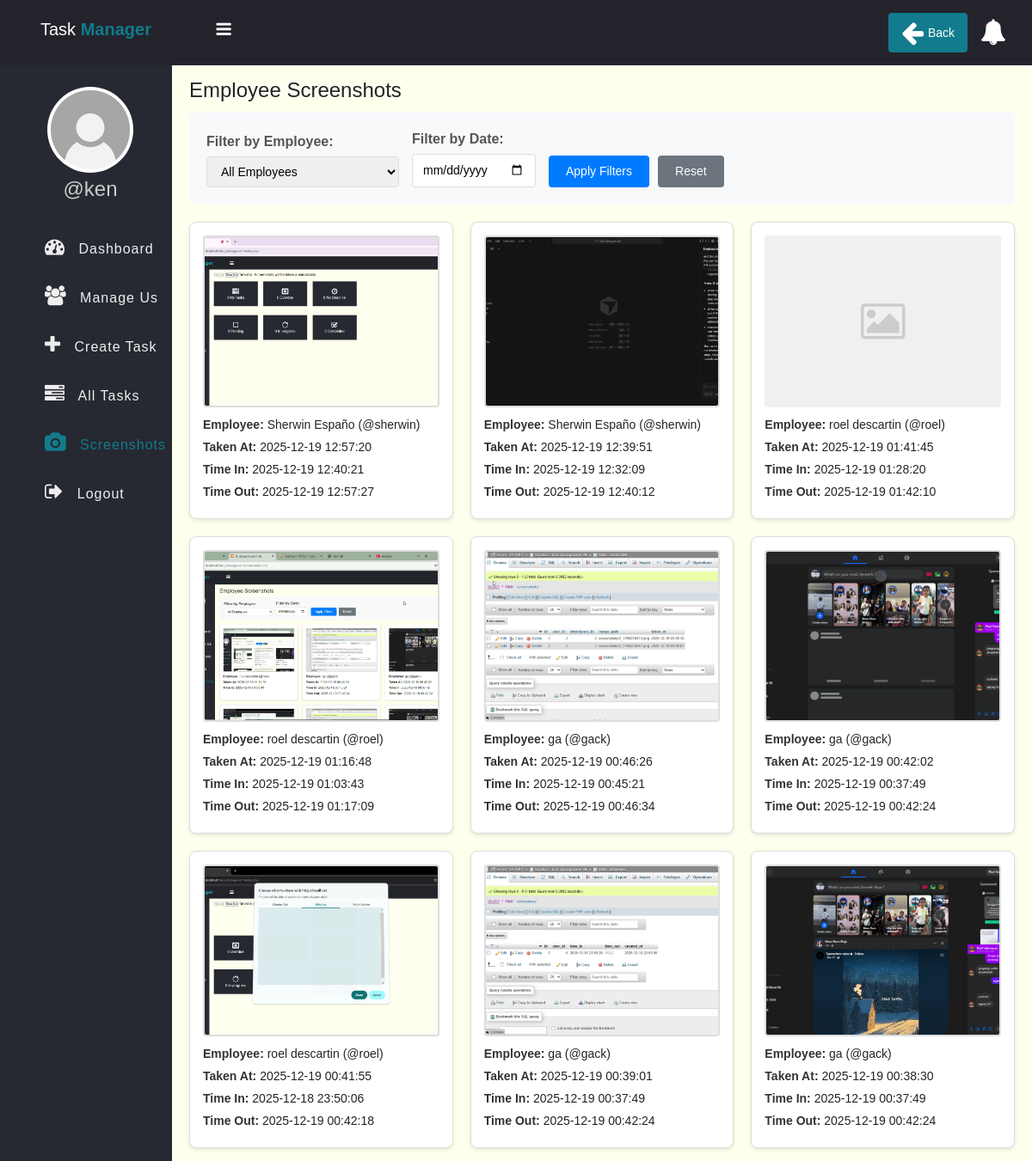
The app's page /screenshots.php (signed in) with its own data.
### tables this page shows
CREATE TABLE `screenshots` (
  `id` int(11) NOT NULL,
  `user_id` int(11) NOT NULL,
  `attendance_id` int(11) DEFAULT NULL,
  `image_path` varchar(255) NOT NULL,
  `taken_at` datetime NOT NULL
);

CREATE TABLE `users` (
  `id` int(11) NOT NULL,
  `full_name` varchar(50) NOT NULL,
  `username` varchar(50) NOT NULL,
  `password` varchar(255) NOT NULL,
  `role` enum('admin','employee') NOT NULL,
  `created_at` timestamp NOT NULL DEFAULT current_timestamp()
);

CREATE TABLE `attendance` (
  `id` int(11) NOT NULL,
  `user_id` int(11) NOT NULL,
  `time_in` datetime NOT NULL,
  `time_out` datetime DEFAULT NULL,
  `created_at` timestamp NOT NULL DEFAULT current_timestamp()
);

### screenshots.php (the view, shortened to what this page needs)
<?php
if (isset($_SESSION['role']) && isset($_SESSION['id']) && $_SESSION['role'] == "admin") {
    include "app/Model/User.php";
    $filter_user_id = isset($_GET['user_id']) ? intval($_GET['user_id']) : null;
    $filter_date = isset($_GET['date']) ? $_GET['date'] : null;
    $sql = "SELECT s.*, u.full_name, u.username, a.time_in, a.time_out
            FROM screenshots s
            INNER JOIN users u ON s.user_id = u.id
            LEFT JOIN attendance a ON s.attendance_id = a.id
            WHERE 1=1";
    $params = [];
    $sql .= " ORDER BY s.taken_at DESC";
    $stmt = $conn->prepare($sql);
    if (!empty($params)) {
        $stmt->execute($params);
    } else {
        $stmt->execute();
    }
    $screenshots = $stmt->fetchAll(PDO::FETCH_ASSOC);
?>
<!DOCTYPE html>
<html>
<head>
    <link rel="stylesheet" href="https://stackpath.bootstrapcdn.com/font-awesome/4.7.0/css/font-awesome.min.css">
    <link href="https://cdn.jsdelivr.net/npm/bootstrap@5.3.3/dist/css/bootstrap.min.css" rel="stylesheet">
    <link rel="stylesheet" href="css/style.css">
</head>
<body>
    <?php include "inc/header.php" ?>
    <div class="body">
        <?php include "inc/nav.php" ?>
        <section class="section-1">
            <h4 class="title">Employee Screenshots</h4>
            <div class="filter-section">
                <form method="GET" action="screenshots.php">
                    <div class="filter-group">
                        <label>Filter by Employee:</label>
                        <select name="user_id">
                            <option value="">All Employees</option>
                        </select>
                    </div>
                    <div class="filter-group">
                        <label>Filter by Date:</label>
                        <input type="date" name="date" value="<?=$filter_date?>">
                    </div>
                    <div class="filter-btn-group">
                        <button type="submit" class="btn-filter">Apply Filters</button>
                        <a href="screenshots.php" class="btn-reset" style="text-decoration: none; display: inline-block;">Reset</a>
                    </div>
                </form>
            </div>
            <div id="screenshotsContainer"
                 data-user-id="<?=htmlspecialchars($filter_user_id ?? '')?>"
                 data-date="<?=htmlspecialchars($filter_date ?? '')?>">
                <?php if (!empty($screenshots)) { ?>
                    <div class="screenshots-container" id="screenshotsGrid">
                        <?php foreach ($screenshots as $screenshot) {
                            $imagePath = $screenshot['image_path'];
                            $fileExists = file_exists($imagePath);
                            $imageUrl = null;
                            if ($fileExists && file_exists($imagePath)) {
                                $mtime = @filemtime($imagePath);
                                $imageUrl = $imagePath . '?t=' . ($mtime ? $mtime : time());
                            }
                        ?>
                            <div class="screenshot-card" data-screenshot-id="<?=$screenshot['id']?>" <?=($screenshot['attendance_id'] ? 'data-attendance-id="' . $screenshot['attendance_id'] . '"' : '')?>>
                                <?php if ($fileExists) { ?>
                                    <img src="<?=$imageUrl?>" alt="Screenshot" class="screenshot-thumbnail"
                                         onclick="showFullImage('<?=$imagePath?>', '<?=htmlspecialchars($screenshot['full_name'])?>', '<?=$screenshot['taken_at']?>')">
                                <?php } else { ?>
                                    <div style="width: 100%; height: 200px; background: #f0f0f0; display: flex; align-items: center; justify-content: center; border-radius: 4px;">
                                        <i class="fa fa-image" style="font-size: 48px; color: #ccc;"></i>
                                    </div>
                                <?php } ?>
                                <div class="screenshot-info">
                                    <p><strong>Employee:</strong> <?=$screenshot['full_name']?> (@<?=$screenshot['username']?>)</p>
                                    <p><strong>Taken At:</strong> <?=date('Y-m-d H:i:s', strtotime($screenshot['taken_at']))?></p>
                                    <?php if ($screenshot['time_in']) { ?>
                                        <p><strong>Time In:</strong> <?=date('Y-m-d H:i:s', strtotime($screenshot['time_in']))?></p>
                                    <?php } ?>
                                    <?php if ($screenshot['time_out']) { ?>
                                        <p><strong>Time Out:</strong> <?=date('Y-m-d H:i:s', strtotime($screenshot['time_out']))?></p>
                                    <?php } ?>
                                </div>
                            </div>
                        <?php } ?>
                    </div>
                <?php } ?>
            </div>
        </section>
    </div>
    <?php include 'inc/modals.php'; ?>
</body>
</html>
<?php
} else {
    $em = "First login";
    header("Location: login.php?error=$em");
    exit();
}
?>

### inc/header.php (shortened to what this page needs)
<header class="header">
	<h2 class="u-name">Task <b>Manager</b>
		<label for="checkbox">
			<i id="navbtn" class="fa fa-bars" aria-hidden="true"></i>
		</label>
	</h2>
	<div class="header-actions">
		<button class="back-btn" id="backButton" onclick="goBack()" style="display: none;">
			<i class="fa fa-arrow-left"></i> <span>Back</span>
		</button>
		<span class="notification" id="notificationBtn">
			<i class="fa fa-bell" aria-hidden="true"></i>
			<span id="notificationNum"></span>
		</span>
	</div>
</header>

### inc/nav.php
<nav class="side-bar">
			<div class="user-p">
				<img src="img/user.png">
				<h4>@<?=$_SESSION['username']?></h4>
			</div>
			<?php
               if($_SESSION['role'] == "employee"){
			 ?>
			<ul id="navList">
				<li>
					<a href="index.php">
						<i class="fa fa-tachometer" aria-hidden="true"></i>
						<span>Dashboard</span>
					</a>
				</li>
				<li>
					<a href="my_task.php">
						<i class="fa fa-tasks" aria-hidden="true"></i>
						<span>My Task</span>
					</a>
				</li>
				<li>
					<a href="profile.php">
						<i class="fa fa-user" aria-hidden="true"></i>
						<span>Profile</span>
					</a>
				</li>
				<li>
					<a href="notifications.php">
						<i class="fa fa-bell" aria-hidden="true"></i>
						<span>Notifications</span>
					</a>
				</li>
				<li>
					<a href="logout.php">
						<i class="fa fa-sign-out" aria-hidden="true"></i>
						<span>Logout</span>
					</a>
				</li>
			</ul>
		<?php }else { ?>
            <ul id="navList">
				<li>
					<a href="index.php">
						<i class="fa fa-tachometer" aria-hidden="true"></i>
						<span>Dashboard</span>
					</a>
				</li>
				<li>
					<a href="user.php">
						<i class="fa fa-users" aria-hidden="true"></i>
						<span>Manage Users</span>
					</a>
				</li>
				<li>
					<a href="create_task.php">
						<i class="fa fa-plus" aria-hidden="true"></i>
						<span>Create Task</span>
					</a>
				</li>
				<li>
					<a href="tasks.php">
						<i class="fa fa-tasks" aria-hidden="true"></i>
						<span>All Tasks</span>
					</a>
				</li>
				<li>
					<a href="screenshots.php">
						<i class="fa fa-camera" aria-hidden="true"></i>
						<span>Screenshots</span>
					</a>
				</li>
				<li>
					<a href="logout.php">
						<i class="fa fa-sign-out" aria-hidden="true"></i>
						<span>Logout</span>
					</a>
				</li>
			</ul>
		<?php } ?>
		</nav>

### inc/modals.php (shortened to what this page needs)
<link rel="stylesheet" href="https://cdn.jsdelivr.net/npm/bootstrap-icons@1.11.1/font/bootstrap-icons.css">

### css/style.css (style rules this page uses)
* { padding: 0; margin: 0; box-sizing: border-box; font-family: arial, sans-serif; }
.header { display: flex; justify-content: space-between; align-items: center; padding: 15px 30px; background: #23242b; color: #fff; }
.header-actions { display: flex; align-items: center; gap: 15px; }
.back-btn { background: #127b8e; color: #fff; border: none; padding: 8px 15px; border-radius: 4px; cursor: pointer; font-size: 14px; display: flex; align-items: center; gap: 5px; transition: background 0.3s ease; white-space: nowrap; }
.back-btn i { font-size: 14px; }
.u-name { font-size: 20px; padding-left: 17px; }
.u-name b { color: #127b8e; }
.header i { font-size: 30px; cursor: pointer; color: #fff; }
.header .notification { position: relative; cursor: pointer; }
.header .notification span { position: absolute; top: 5px; left: 5px; background: #C80000; padding: 1px; border-radius: 50%; }
.user-p { text-align: center; padding-left: 10px; padding-top: 25px; }
.user-p img { width: 100px; border-radius: 50%; }
.user-p h4 { color: #ccc; padding: 5px 0; }
.side-bar { width: 200px; background: #262931; min-height: 100vh; transition: 500ms width; }
.body { display: flex; }
.side-bar ul { margin-top: 20px; list-style: none; }
.side-bar ul li { font-size: 16px; padding: 15px 0px; padding-left: 20px; transition: 500ms background; white-space: nowrap; overflow: hidden; text-overflow: ellipsis; }
.side-bar ul li a { text-decoration: none; color: #eee; cursor: pointer; letter-spacing: 1px; }
.side-bar .active a { color: #127b8e !important; }
.side-bar .active a i { color: #127b8e !important; }
.side-bar ul li a i { display: inline-block; padding-right: 10px; font-size: 23px; }
#navbtn { display: inline-block; margin-left: 70px; font-size: 20px; transition: 500ms color; }
.section-1 { padding: 15px 20px; }
.section-1 .title { margin-bottom: 10px; }
.section-1 { width: 100%; background: #ffe; }

### screenshots.php (style rules this page uses)
.screenshots-container { display: grid; grid-template-columns: repeat(auto-fill, minmax(300px, 1fr)); gap: 20px; margin-top: 20px; }
.screenshot-card { border: 1px solid #ddd; border-radius: 8px; padding: 15px; background: #fff; box-shadow: 0 2px 4px rgba(0,0,0,0.1); transition: transform 0.2s, box-shadow 0.2s; }
.screenshot-thumbnail { width: 100%; height: 200px; object-fit: cover; border-radius: 4px; cursor: pointer; border: 2px solid #ddd; }
.screenshot-info { margin-top: 10px; }
.screenshot-info p { margin: 5px 0; font-size: 14px; }
.screenshot-info strong { color: #333; }
.filter-section { background: #f8f9fa; padding: 20px; border-radius: 8px; margin-bottom: 20px; }
.filter-section form { display: flex; gap: 15px; align-items: flex-end; flex-wrap: wrap; }
.filter-group { display: flex; flex-direction: column; }
.filter-group label { margin-bottom: 5px; font-weight: 600; color: #555; }
.filter-group select, .filter-group input { padding: 8px 12px; border: 1px solid #ddd; border-radius: 4px; font-size: 14px; }
.filter-btn-group { display: flex; gap: 10px; }
.btn-filter { padding: 8px 20px; background: #007bff; color: white; border: none; border-radius: 4px; cursor: pointer; font-size: 14px; }
.btn-reset { padding: 8px 20px; background: #6c757d; color: white; border: none; border-radius: 4px; cursor: pointer; font-size: 14px; }

### records on screen
screenshots: image_path (picture), user.full_name "Sherwin Españo", user.username "sherwin", taken_at "2025-12-19 12:57:20", attendance.time_in "2025-12-19 12:40:21", attendance.time_out "2025-12-19 12:57:27"
screenshots: image_path (picture), user.full_name "Sherwin Españo", user.username "sherwin", taken_at "2025-12-19 12:39:51", attendance.time_in "2025-12-19 12:32:09", attendance.time_out "2025-12-19 12:40:12"
screenshots: user.full_name "roel descartin", user.username "roel", taken_at "2025-12-19 01:41:45", attendance.time_in "2025-12-19 01:28:20", attendance.time_out "2025-12-19 01:42:10"
screenshots: image_path (picture), user.full_name "roel descartin", user.username "roel", taken_at "2025-12-19 01:16:48", attendance.time_in "2025-12-19 01:03:43", attendance.time_out "2025-12-19 01:17:09"
screenshots: image_path (picture), user.full_name "ga", user.username "gack", taken_at "2025-12-19 00:46:26", attendance.time_in "2025-12-19 00:45:21", attendance.time_out "2025-12-19 00:46:34"
screenshots: image_path (picture), user.full_name "ga", user.username "gack", taken_at "2025-12-19 00:42:02", attendance.time_in "2025-12-19 00:37:49", attendance.time_out "2025-12-19 00:42:24"
screenshots: image_path (picture), user.full_name "roel descartin", user.username "roel", taken_at "2025-12-19 00:41:55", attendance.time_in "2025-12-18 23:50:06", attendance.time_out "2025-12-19 00:42:18"
screenshots: image_path (picture), user.full_name "ga", user.username "gack", taken_at "2025-12-19 00:39:01", attendance.time_in "2025-12-19 00:37:49", attendance.time_out "2025-12-19 00:42:24"
screenshots: image_path (picture), user.full_name "ga", user.username "gack", taken_at "2025-12-19 00:38:30", attendance.time_in "2025-12-19 00:37:49", attendance.time_out "2025-12-19 00:42:24"

### other values on screen
$_SESSION['username'] "ken"
